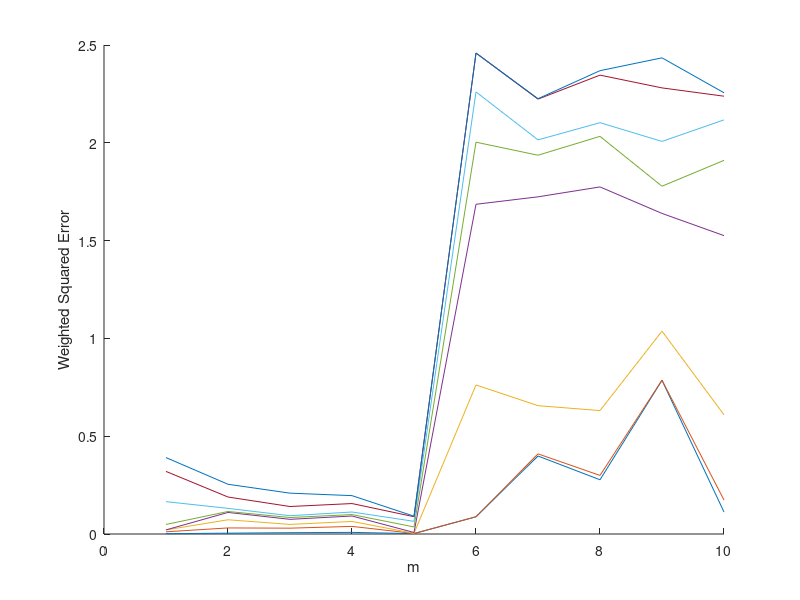

MATLAB code to generate this figure:
%Gerardo Carranza
%3/1/14

EmC=load('EmC.dat'); %loads EmC.dat file
%My one test phoneme file, used to compare to all the other candidates, was
%ah2.dat
for i=1:8
    hold on % allows to superimpose multiple lines in a current plot
    plot(1:10,EmC(i,:)) %%plots Em2 values for each trial(i # of ones in c)
    xlabel('m'); %Represents the mth candidate in the database
    ylabel('Weighted Squared Error'); % Represents goodness of fit measure
    pause(1)
end
 hold off